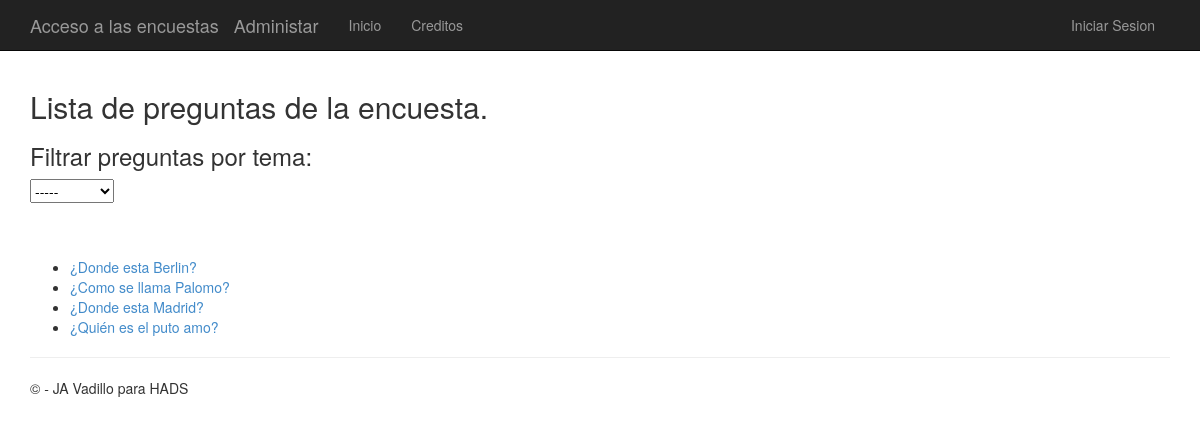
Screenshot of /polls/ with the database file from the repository.
### app/models.py (models this page shows)
class QuestionQuiz(models.Model):
    question_text = models.CharField(max_length=200)
    question_theme = models.CharField(default='',max_length=200)
    pub_date = models.DateTimeField('date published')

### app/views.py (the view)
# urls.py: url(r'^polls/', app.views.index, name='index'),
def index(request):
     if request.method == "POST":
         selected_theme = request.POST['mythemes']
         if selected_theme == "":
             latest_question_list = QuestionQuiz.objects.order_by('-pub_date')
         else:
            latest_question_list = QuestionQuiz.objects.order_by('-pub_date').filter(question_theme=selected_theme)
         template = loader.get_template('polls/index.html')
         themes = QuestionQuiz.objects.values('question_theme').distinct()
         context = {
                'title':'Lista de preguntas de la encuesta',
                'latest_question_list': latest_question_list,
                'themes' : themes,
                'mytheme' : selected_theme,
                }
     else:
         latest_question_list = QuestionQuiz.objects.order_by('-pub_date')
         template = loader.get_template('polls/index.html')
         themes = QuestionQuiz.objects.values('question_theme').distinct()
         context = {
                'title':'Lista de preguntas de la encuesta',
                'latest_question_list': latest_question_list,
                'themes' : themes,
                }
     return render(request, 'polls/index.html', context)

### app/templates/polls/index.html (shortened to what this page needs)
﻿{% extends "app/layout.html" %}
{% block content %}
<h2>{{ title }}.</h2>
{% if themes %}
<h3>Filtrar preguntas por tema:</h3>
<form action="{% url 'index' %}" method="post">{% csrf_token %}
    <select onchange="this.form.submit()" name="mythemes" id="mythemes">
        <option value="">-----</option>
    </select>
</form>
<br/><br/>
{% endif %}
{% if latest_question_list %}
    <ul>
    {% for question in latest_question_list %}
        <li><a href="{% url 'detail' question.id %}">{{ question.question_text }}</a></li>
    {% endfor %}
    </ul>
{% else %}
    <p>No polls are available.</p>
{% endif %}
{% endblock %}

### app/static/app/content/site.css (style rules this page uses)
body { padding-top: 50px; padding-bottom: 20px; }
input, select, textarea { max-width: 280px; }

### rows the page displays
QuestionQuiz: question_text "¿Donde esta Berlin?"
QuestionQuiz: question_text "¿Como se llama Palomo?"
QuestionQuiz: question_text "¿Donde esta Madrid?"
QuestionQuiz: question_text "¿Quién es el puto amo?"

### other values shown
{{ title }} "Lista de preguntas de la encuesta"
